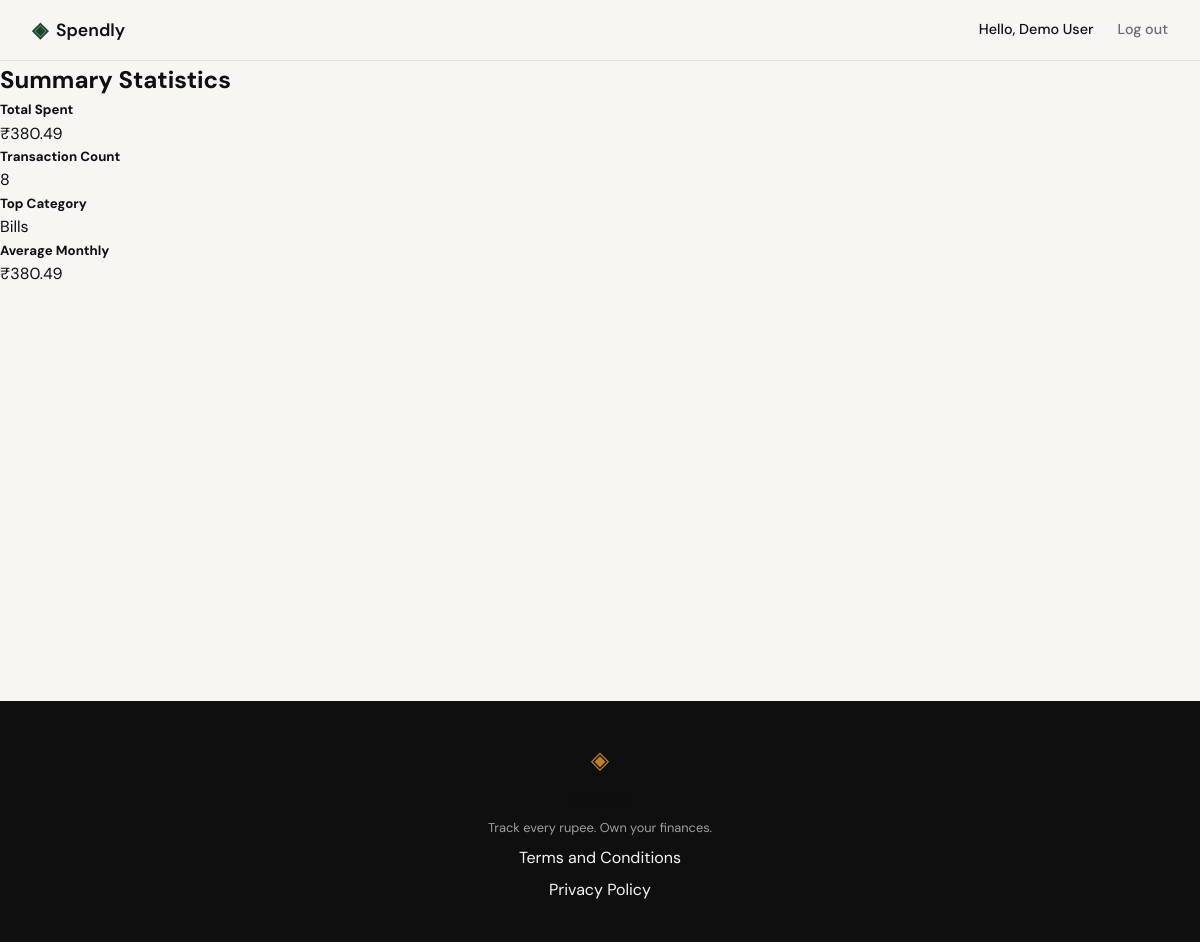
/profile/summary (signed in), run on an earlier commit of the app's database.
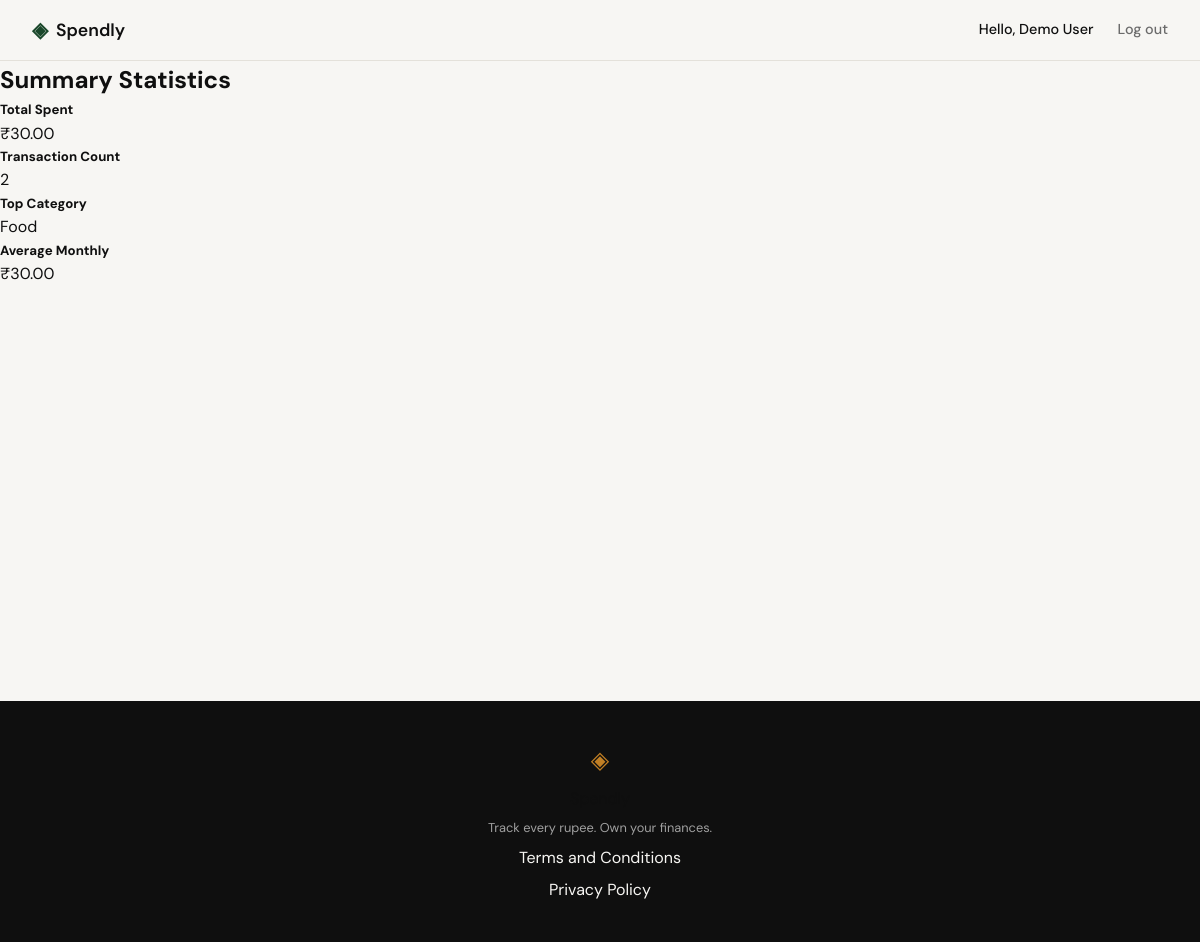
And on a later commit of the database.
### tables this page shows
CREATE TABLE expenses (
            id INTEGER PRIMARY KEY AUTOINCREMENT,
            user_id INTEGER NOT NULL REFERENCES users(id),
            amount REAL NOT NULL,
            category TEXT NOT NULL,
            date TEXT NOT NULL,
            description TEXT,
            created_at TEXT DEFAULT (datetime('now'))
        );

### app.py (the view)
@app.route("/profile/summary")
def profile_summary():
    user_id = session.get("user_id")
    if not user_id:
        flash("Please log in to view your profile.", "warning")
        return redirect(url_for("login"))
    stats = get_summary_stats(user_id)
    return render_template("profile_summary.html", stats=stats)

### app.py (called while the page is built)
@app.context_processor
def inject_user():
    user_id = session.get("user_id")
    if user_id:
        db = get_db()
        user = db.execute("SELECT id, name, email, created_at FROM users WHERE id = ?", (user_id,)).fetchone()
        db.close()
        if user:
            return {"user": dict(user)}
    return {"user": None}

### database/db.py (called while the page is built)
def get_db():
    db = sqlite3.connect(DB_PATH)
    db.row_factory = sqlite3.Row
    db.execute("PRAGMA foreign_keys = ON")
    return db

### templates/profile_summary.html (shortened to what this page needs)
{% extends "base.html" %}
{% block content %}
<h2 class="my-4">Summary Statistics</h2>
<div class="row">
  <div class="col-md-3">
    <div class="card">
      <div class="card-body">
        <h5 class="card-title">Total Spent</h5>
        <p class="card-text display-4">₹{{ "%.2f"|format(stats.total_spent) }}</p>
      </div>
    </div>
  </div>
  <div class="col-md-3">
    <div class="card">
      <div class="card-body">
        <h5 class="card-title">Transaction Count</h5>
        <p class="card-text display-4">{{ stats.tx_count }}</p>
      </div>
    </div>
  </div>
  <div class="col-md-3">
    <div class="card">
      <div class="card-body">
        <h5 class="card-title">Top Category</h5>
        <p class="card-text display-4">{{ stats.top_category }}</p>
      </div>
    </div>
  </div>
  <div class="col-md-3">
    <div class="card">
      <div class="card-body">
        <h5 class="card-title">Average Monthly</h5>
        <p class="card-text display-4">₹{{ "%.2f"|format(stats.avg_monthly) }}</p>
      </div>
    </div>
  </div>
</div>
{% endblock %}

What changed in the data, as far as the page shows it:
removed expenses: top_category "Bills"
added expenses: top_category "Food"
Also different on the page:
{{ "%.2f"|format(stats.total_spent) }}: "380.49" → "30.00"
{{ stats.tx_count }}: "8" → "2"
{{ "%.2f"|format(stats.avg_monthly) }}: "380.49" → "30.00"
